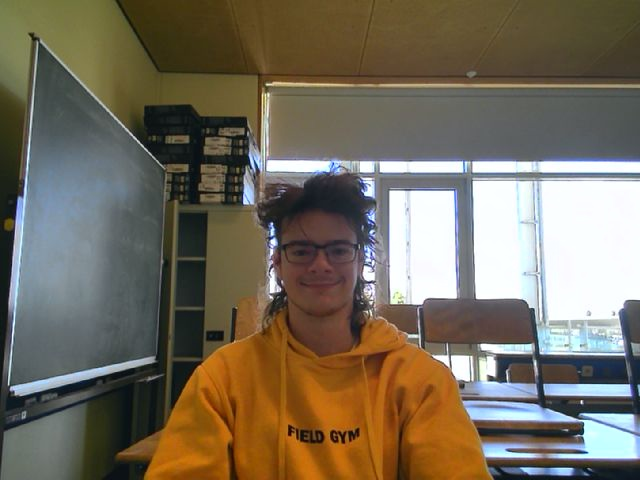
#> input picture dataset/Michi/69_1.jpg, 640 x 480 px, given in place of the camera
$ python main.py
#> lines starting #> are read from the running program, lines starting #| are printed output that depends on the picture; after the words box and inside, x2 and y2 are one past the last pixel; in counts of white or black regions, pixels touching at a corner belong together
import pathlib
import cv2

cascade_path = pathlib.Path(cv2.__file__).parent.absolute() / "data/haarcascade_frontalface_default.xml"

clf = cv2.CascadeClassifier(str(cascade_path))

cap = cv2.VideoCapture(1)
cap.set(3, 1280)
cap.set(4, 720)

def rescale_frame(frame, percent=75):
    width = int(frame.shape[1] * percent/ 100)
    height = int(frame.shape[0] * percent/ 100)
    dim = (width, height)
    return cv2.resize(frame, dim, interpolation =cv2.INTER_AREA)

while True:
    _, frame = cap.read()
#> frame is the input picture: shape (480, 640, 3); mean B, G, R 92.5, 108.8, 118
    gray = cv2.cvtColor(frame, cv2.COLOR_BGR2GRAY )
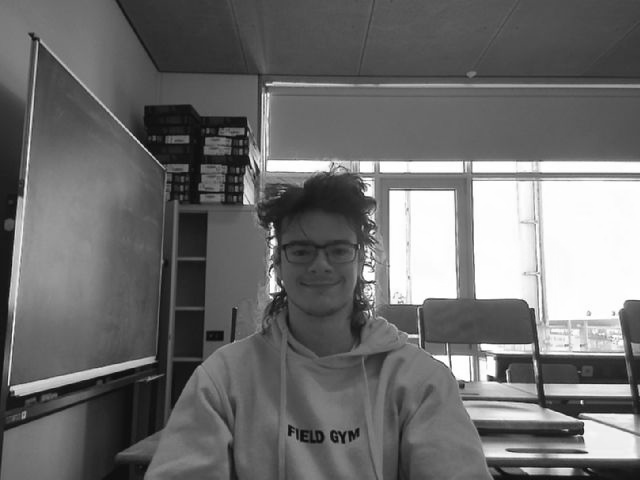
#> gray: shape (480, 640); min 4, max 255, mean 109.7
    faces = clf.detectMultiScale(
        gray,
        scaleFactor=1.1,
        minNeighbors=5,
        minSize=(10,10),
        flags=cv2.CASCADE_SCALE_IMAGE
    )
#> faces = [[274, 215, 90, 90]]

    i = 0
    for(x, y, width, height) in faces:
        cv2.rectangle(frame,(x, y), (x+width, y+height), (255,255,0),2)
        i = i+1
        # Display the box and faces
        cv2.putText(frame, 'face num'+str(i), (x-10, y-10), cv2.FONT_HERSHEY_SIMPLEX, 0.7, (0, 0, 255), 2)
        print(i)
#> this loop made 1 pass
#> (x, y, width, height, i) on pass 1: (274, 215, 90, 90, 1)
#| 1
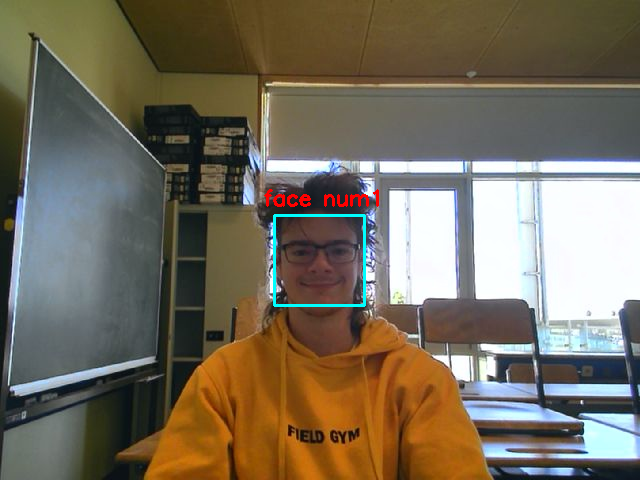
#> frame: shape (480, 640, 3); 0.58% of pixels changed, all inside (x1, y1, x2, y2) = (264, 189, 379, 307)
#> after the loop, i = 1

    cv2.imshow("Faces", frame)
    if cv2.waitKey(1) == ord("q"):
#> (key q is pressed here)
        break

cap.release()
cv2.destroyAllWindows()

$ run again, on dataset/Michi/69_2.jpg
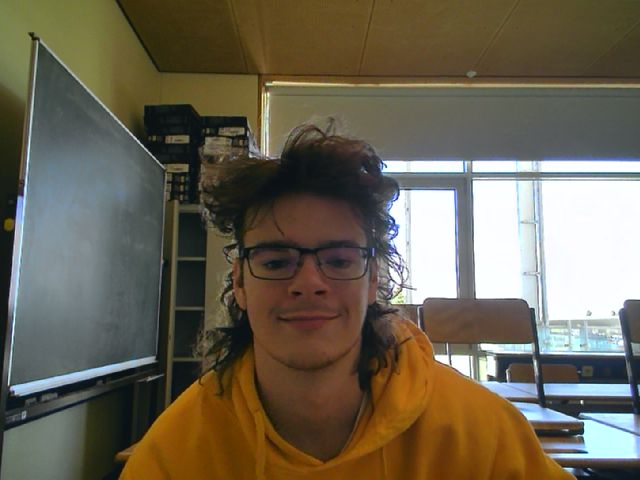
#> input picture dataset/Michi/69_2.jpg, 640 x 480 px, given in place of the camera
#> frame is the input picture: shape (480, 640, 3); mean B, G, R 83.7, 100.5, 108
#> `gray = cv2.cvtColor(frame, cv2.COLOR_BGR2GRAY )`:
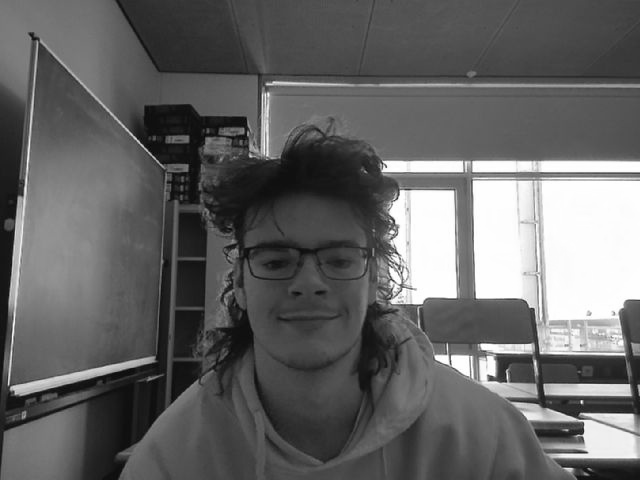
#> gray: shape (480, 640); min 4, max 255, mean 100.8
#> faces = [[230, 199, 155, 155]]
#> the loop `for(x, y, width, height) in faces:` made 1 pass
#> (x, y, width, height, i) on pass 1: (230, 199, 155, 155, 1)
#> (printed output is left out)
#> after the loop `for(x, y, width, height) in faces:`:
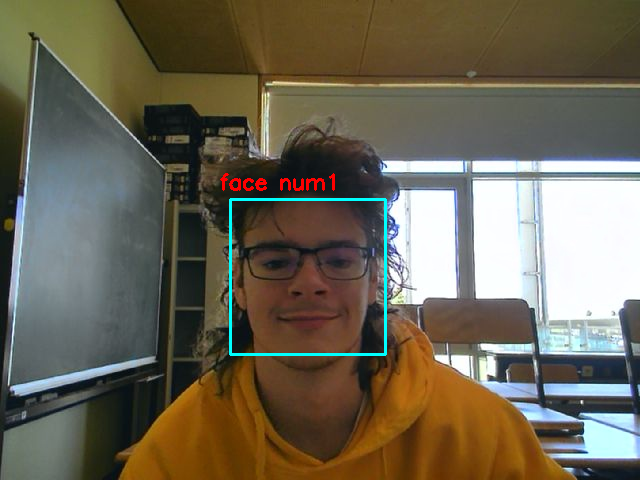
#> frame: shape (480, 640, 3); 0.84% of pixels changed, all inside (x1, y1, x2, y2) = (220, 173, 387, 356)
#> after the loop `for(x, y, width, height) in faces:`: i = 1
